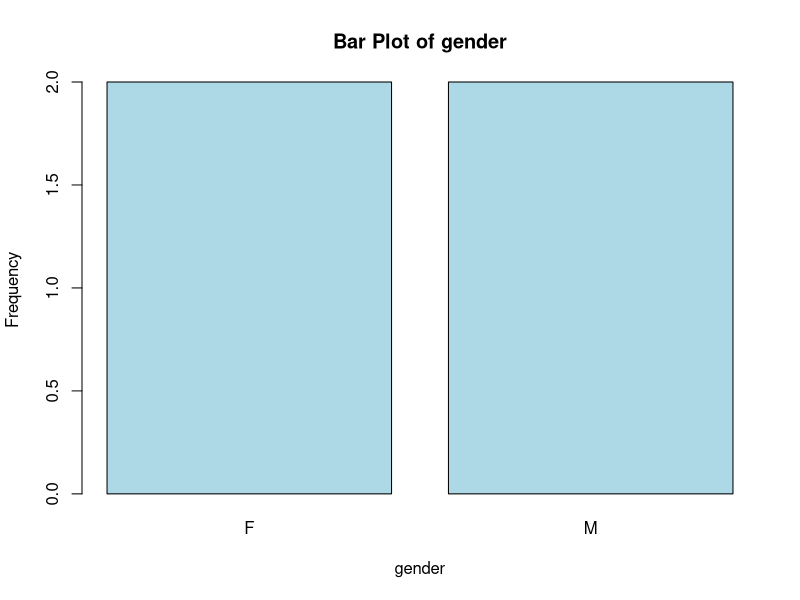
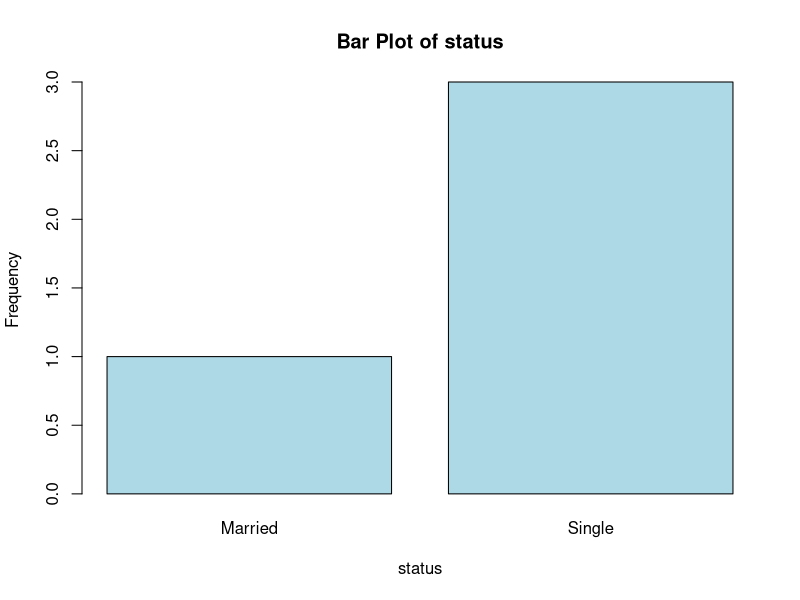
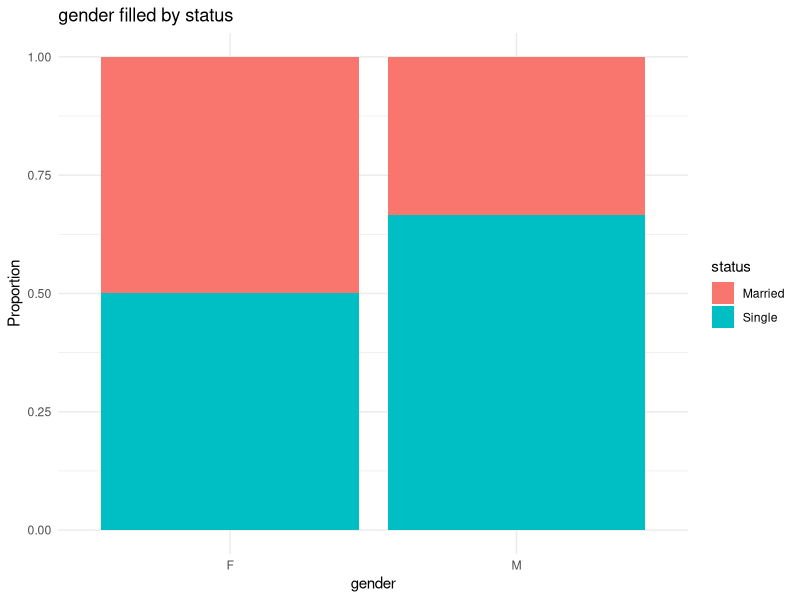
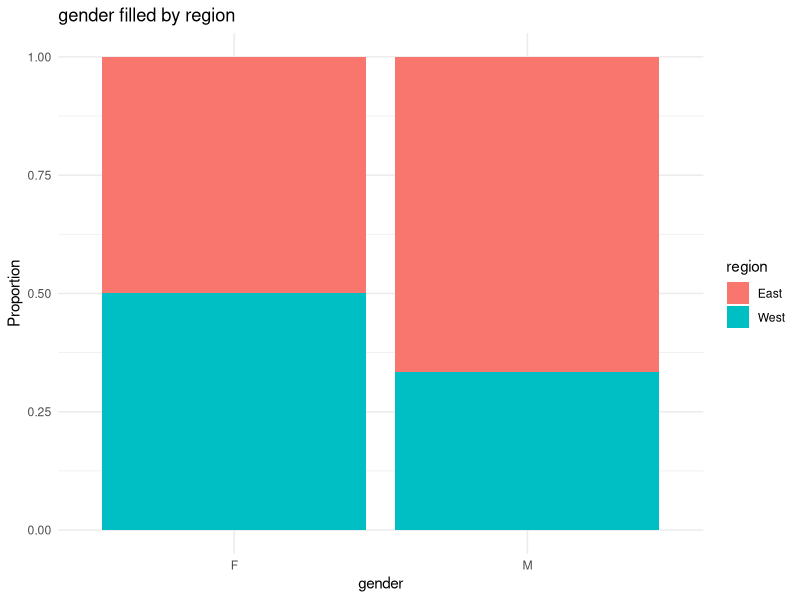
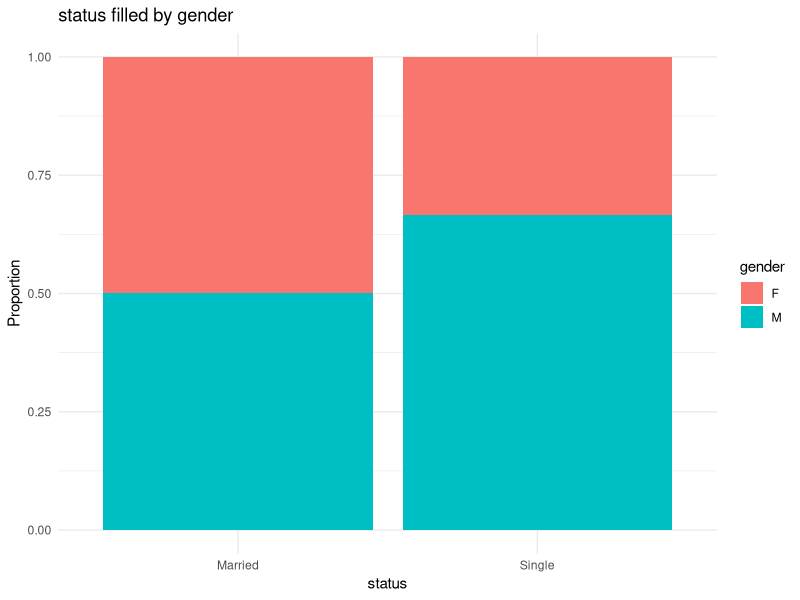
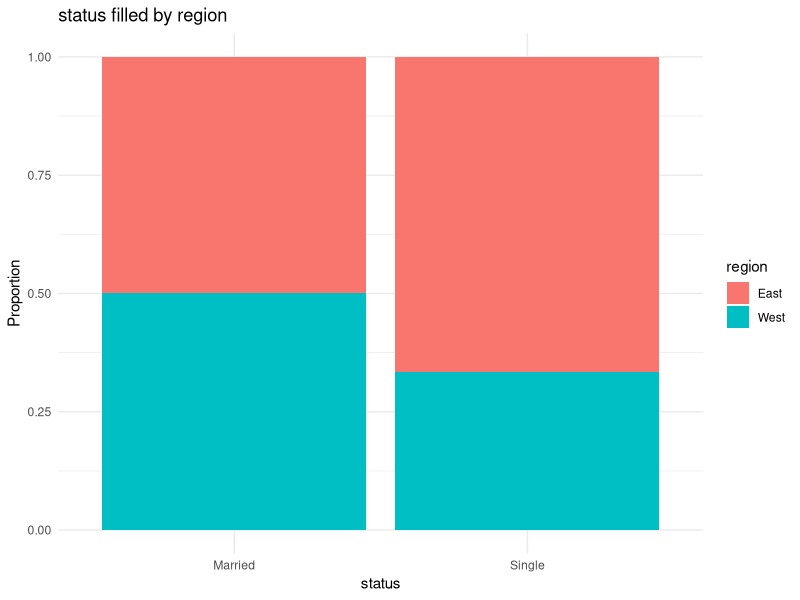
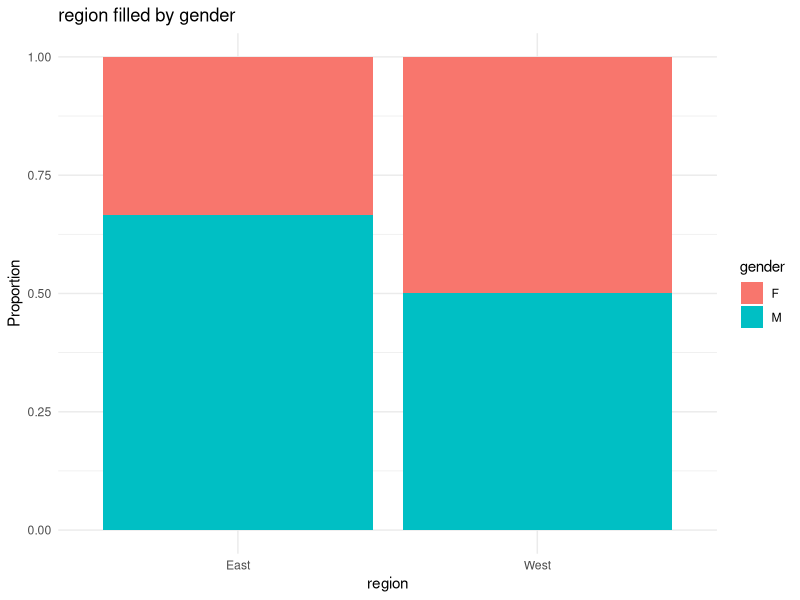
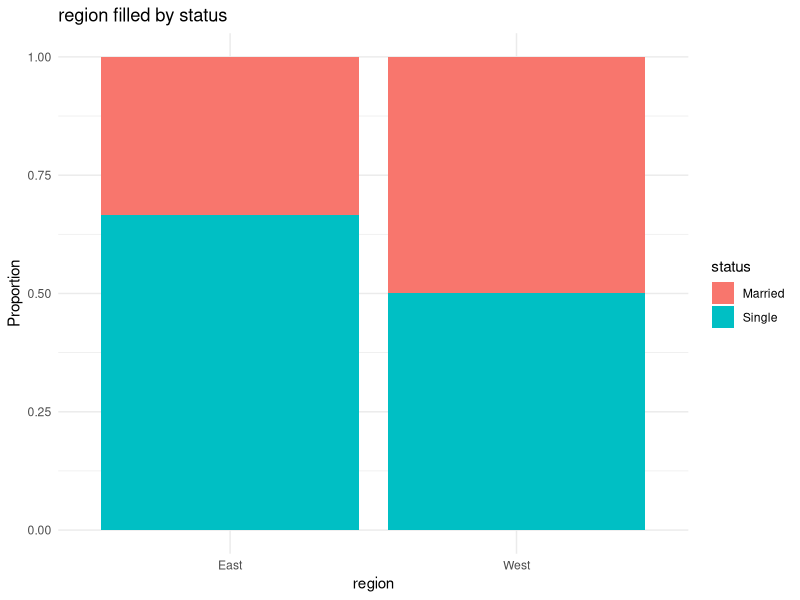

Write R code to recreate these figures, in order.
## ---- chunk 1
knitr::opts_chunk$set(message = FALSE)
## ---- chunk 2
numeric_mean_impute <- function(d) {
  for (i in 1:length(d)) {
    if (is.numeric(d[[i]])) {
      
      mean_val <- mean(d[[i]], na.rm = TRUE)
      d[[i]][is.na(d[[i]])] <- mean_val
      
    }
  }
  return(d)
}

df <- data.frame(
  age = c(20, 25, NA, 30),
  income = c(50000, NA, 60000, 55000),
  gender = c("M", "F", "F", "M")
)

numeric_mean_impute(df)

df2 <- data.frame(
  x = c(1, 2, 3),
  y = c(4, 5, 6)
)

numeric_mean_impute(df2)

df3 <- data.frame(
  a = c(NA, NA, NA),
  b = c(1, 2, NA)
)

numeric_mean_impute(df3)
## ---- chunk 3
mode_impute <- function(x) {
  ux <- na.omit(x)
  ux[which.max(tabulate(match(ux, ux)))]
}
mean_mode_impute <- function(d) {
  for (i in 1:length(d)) {
    if (is.numeric(d[[i]])) {
      mean_val <- mean(d[[i]], na.rm = TRUE)
      d[[i]][is.na(d[[i]])] <- mean_val
      
    } else {
      mode_val <- mode_impute(d[[i]])
      d[[i]][is.na(d[[i]])] <- mode_val
    }
  }
  return(d)
}

df <- data.frame(
  age = c(20, 25, NA, 30),
  income = c(50000, NA, 60000, 55000),
  gender = c("M", "F", NA, "M"),
  stringsAsFactors = FALSE
)

mean_mode_impute(df)

df2 <- data.frame(
  x = c(1, 2, NA, 4),
  y = c(NA, 5, 6, 7)
)

mean_mode_impute(df2)

df3 <- data.frame(
  color = c("red", "blue", NA, "red"),
  type = c("A", NA, "A", "B"),
  stringsAsFactors = FALSE
)

mean_mode_impute(df3)
## ---- chunk 4
barplot_non_numeric <- function(d) {
  
  for (i in 1:length(d)) {
    if (!is.numeric(d[[i]])) {
      
      barplot(
        table(d[[i]]),
        main = paste("Bar Plot of", names(d)[i]),
        xlab = names(d)[i],
        ylab = "Frequency",
        col = "lightblue"
      )
    }
  }
}

df <- data.frame(
  age = c(20, 25, 30, 40),
  gender = c("M", "F", "F", "M"),
  status = c("Single", "Married", "Single", "Single"),
  income = c(50000, 60000, 55000, 65000),
  stringsAsFactors = FALSE
)

barplot_non_numeric(df)
## ---- chunk 5
filled_barplot_non_numeric <- function(d) {
  non_num_cols <- names(d)[!sapply(d, is.numeric)]
  for (i in 1:length(non_num_cols)) {
    for (j in 1:length(non_num_cols)) {
      
      if (i != j) {
        print(
          ggplot(d, aes(x = .data[[non_num_cols[i]]],
                        fill = .data[[non_num_cols[j]]])) +
            geom_bar(position = "fill") +
            labs(
              title = paste(non_num_cols[i], "filled by", non_num_cols[j]),
              x = non_num_cols[i],
              y = "Proportion",
              fill = non_num_cols[j]
            ) +
            theme_minimal()
        )
      }
    }
  }
}

library(ggplot2)

df <- data.frame(
  gender = c("M", "F", "F", "M", "M"),
  status = c("Single", "Married", "Single", "Single", "Married"),
  region = c("East", "West", "East", "West", "East"),
  age = c(22, 35, 28, 40, 30),
  stringsAsFactors = FALSE
)

filled_barplot_non_numeric(df)

df2 <- data.frame(
  color = c("Red", "Blue", "Red", "Green"),
  size = c("S", "M", "M", "L"),
  type = c("A", "B", "A", "B"),
  stringsAsFactors = FALSE
)

filled_barplot_non_numeric(df2)

## ---- chunk 6
all_possible_plots <- function(d) {
  
  library(ggplot2)
  
  num_vars <- names(d)[sapply(d, is.numeric)]
  non_num_vars <- names(d)[!sapply(d, is.numeric)]
  if (length(non_num_vars) >= 2) {
    for (i in 1:length(non_num_vars)) {
      for (j in 1:length(non_num_vars)) {
        if (i != j) {
          print(
            ggplot(d, aes(x = .data[[non_num_vars[i]]],
                          fill = .data[[non_num_vars[j]]])) +
              geom_bar(position = "fill") +
              labs(
                title = paste(non_num_vars[i], "filled by", non_num_vars[j]),
                x = non_num_vars[i],
                y = "Proportion",
                fill = non_num_vars[j]
              ) +
              theme_minimal()
          )
        }
      }
    }
  }
  
  if (length(num_vars) >= 1 && length(non_num_vars) >= 1) {
    for (i in num_vars) {
      for (j in non_num_vars) {
        print(
          ggplot(d, aes(x = .data[[i]],
                        color = .data[[j]])) +
            geom_density() +
            labs(
              title = paste("Density of", i, "by", j),
              x = i,
              color = j
            ) +
            theme_minimal()
        )
      }
    }
  }
  
  if (length(num_vars) >= 2) {
    for (i in 1:(length(num_vars) - 1)) {
      for (j in (i + 1):length(num_vars)) {
        print(
          ggplot(d, aes(x = .data[[num_vars[i]]],
                        y = .data[[num_vars[j]]])) +
            geom_point() +
            labs(
              title = paste(num_vars[i], "vs", num_vars[j]),
              x = num_vars[i],
              y = num_vars[j]
            ) +
            theme_minimal()
        )
      }
    }
  }
}

df <- data.frame(
  age = c(22, 35, 28, 40, 30),
  income = c(50000, 60000, 55000, 65000, 62000),
  gender = c("M", "F", "F", "M", "M"),
  status = c("Single", "Married", "Single", "Single", "Married"),
  stringsAsFactors = FALSE
)

all_possible_plots(df)

df2 <- data.frame(
  color = c("Red", "Blue", "Red", "Green"),
  size = c("S", "M", "M", "L"),
  type = c("A", "B", "A", "B"),
  stringsAsFactors = FALSE
)

all_possible_plots(df2)

df3 <- data.frame(
  x = c(1, 2, 3, 4),
  y = c(4, 3, 2, 1),
  z = c(10, 20, 30, 40)
)

all_possible_plots(df3)
